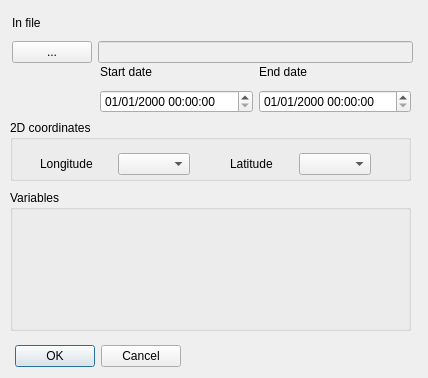
<?xml version="1.0" encoding="UTF-8"?>
<ui version="4.0">
 <class>Dialog</class>
 <widget class="QDialog" name="Dialog">
  <property name="geometry">
   <rect>
    <x>0</x>
    <y>0</y>
    <width>428</width>
    <height>378</height>
   </rect>
  </property>
  <property name="windowTitle">
   <string>Dialog</string>
  </property>
  <widget class="QDialogButtonBox" name="buttonBox">
   <property name="geometry">
    <rect>
     <x>10</x>
     <y>340</y>
     <width>171</width>
     <height>32</height>
    </rect>
   </property>
   <property name="orientation">
    <enum>Qt::Horizontal</enum>
   </property>
   <property name="standardButtons">
    <set>QDialogButtonBox::Cancel|QDialogButtonBox::Ok</set>
   </property>
  </widget>
  <widget class="QGroupBox" name="variablesGroupBox">
   <property name="geometry">
    <rect>
     <x>10</x>
     <y>190</y>
     <width>401</width>
     <height>141</height>
    </rect>
   </property>
   <property name="title">
    <string>Variables</string>
   </property>
  </widget>
  <widget class="QWidget" name="layoutWidget">
   <property name="geometry">
    <rect>
     <x>12</x>
     <y>11</y>
     <width>401</width>
     <height>52</height>
    </rect>
   </property>
   <layout class="QGridLayout" name="gridLayout">
    <item row="0" column="0">
     <widget class="QLabel" name="label">
      <property name="text">
       <string>In file</string>
      </property>
     </widget>
    </item>
    <item row="1" column="0">
     <widget class="QPushButton" name="innetCDFFileNameButton">
      <property name="minimumSize">
       <size>
        <width>80</width>
        <height>0</height>
       </size>
      </property>
      <property name="text">
       <string>...</string>
      </property>
     </widget>
    </item>
    <item row="1" column="1">
     <widget class="QLineEdit" name="innetCDFFileNameLineEdit">
      <property name="enabled">
       <bool>false</bool>
      </property>
     </widget>
    </item>
   </layout>
  </widget>
  <widget class="QWidget" name="layoutWidget">
   <property name="geometry">
    <rect>
     <x>100</x>
     <y>60</y>
     <width>311</width>
     <height>53</height>
    </rect>
   </property>
   <layout class="QGridLayout" name="gridLayout_3">
    <item row="0" column="0">
     <widget class="QLabel" name="label_3">
      <property name="text">
       <string>Start date</string>
      </property>
     </widget>
    </item>
    <item row="0" column="1">
     <widget class="QLabel" name="label_4">
      <property name="text">
       <string>End date</string>
      </property>
     </widget>
    </item>
    <item row="1" column="0">
     <widget class="QDateEdit" name="innetCDFStartDateDate">
      <property name="displayFormat">
       <string>dd/MM/yyyy hh:mm:ss</string>
      </property>
     </widget>
    </item>
    <item row="1" column="1">
     <widget class="QDateEdit" name="innetCDFEndDateDate">
      <property name="displayFormat">
       <string>dd/MM/yyyy hh:mm:ss</string>
      </property>
     </widget>
    </item>
   </layout>
  </widget>
  <widget class="QGroupBox" name="coordinatesGroupBox">
   <property name="geometry">
    <rect>
     <x>10</x>
     <y>120</y>
     <width>401</width>
     <height>61</height>
    </rect>
   </property>
   <property name="title">
    <string>2D coordinates</string>
   </property>
   <widget class="QWidget" name="layoutWidget">
    <property name="geometry">
     <rect>
      <x>30</x>
      <y>30</y>
      <width>150</width>
      <height>28</height>
     </rect>
    </property>
    <layout class="QHBoxLayout" name="horizontalLayout_2">
     <item>
      <widget class="QLabel" name="label_2">
       <property name="text">
        <string>Longitude</string>
       </property>
      </widget>
     </item>
     <item>
      <widget class="QComboBox" name="lonVariableNameComboBox"/>
     </item>
    </layout>
   </widget>
   <widget class="QWidget" name="layoutWidget">
    <property name="geometry">
     <rect>
      <x>220</x>
      <y>30</y>
      <width>141</width>
      <height>28</height>
     </rect>
    </property>
    <layout class="QHBoxLayout" name="horizontalLayout_3">
     <item>
      <widget class="QLabel" name="label_5">
       <property name="text">
        <string>Latitude</string>
       </property>
      </widget>
     </item>
     <item>
      <widget class="QComboBox" name="latVariableNameComboBox"/>
     </item>
    </layout>
   </widget>
  </widget>
 </widget>
 <resources/>
 <connections>
  <connection>
   <sender>buttonBox</sender>
   <signal>accepted()</signal>
   <receiver>Dialog</receiver>
   <slot>accept()</slot>
   <hints>
    <hint type="sourcelabel">
     <x>248</x>
     <y>254</y>
    </hint>
    <hint type="destinationlabel">
     <x>157</x>
     <y>274</y>
    </hint>
   </hints>
  </connection>
  <connection>
   <sender>buttonBox</sender>
   <signal>rejected()</signal>
   <receiver>Dialog</receiver>
   <slot>reject()</slot>
   <hints>
    <hint type="sourcelabel">
     <x>316</x>
     <y>260</y>
    </hint>
    <hint type="destinationlabel">
     <x>286</x>
     <y>274</y>
    </hint>
   </hints>
  </connection>
 </connections>
</ui>
